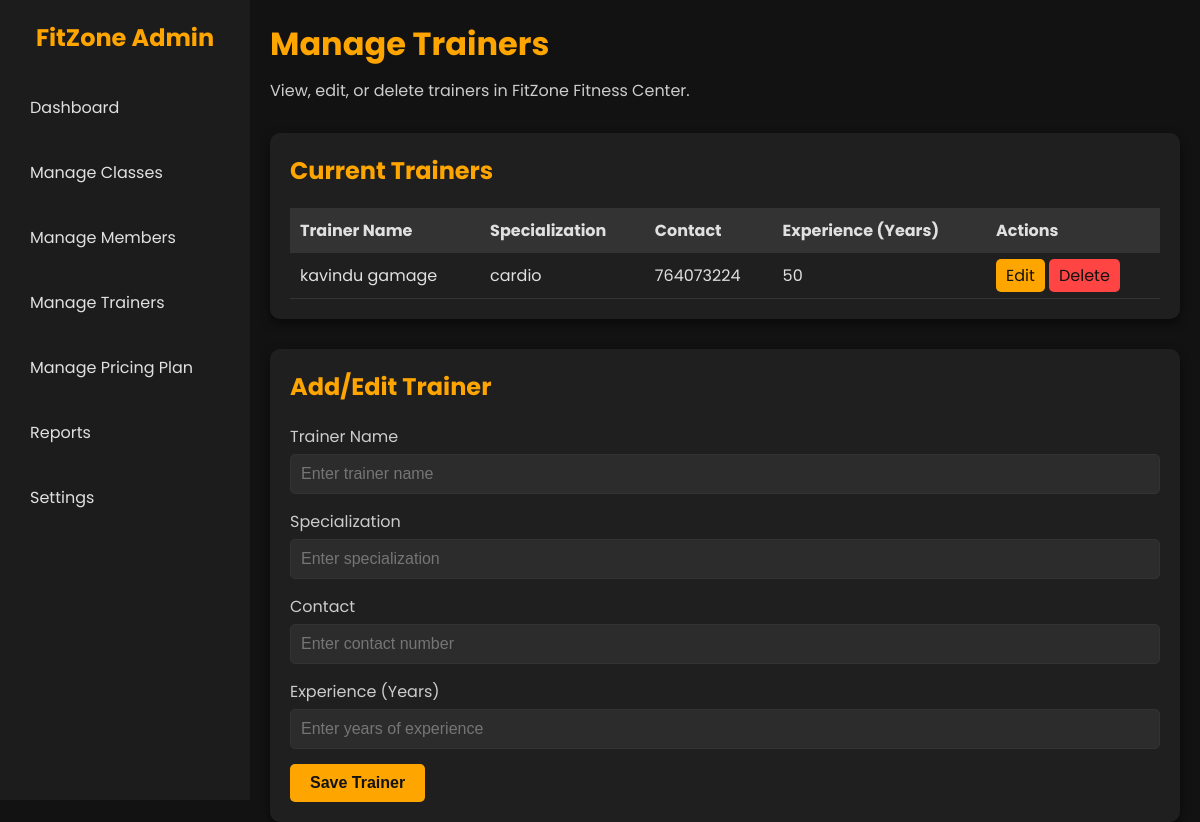
The page /Page/managetrainers.php on the database its author committed.
### tables this page shows
CREATE TABLE IF NOT EXISTS `tra` (
  `tra_id` int NOT NULL AUTO_INCREMENT,
  `tra_name` varchar(250) NOT NULL,
  `tra_speci` varchar(100) NOT NULL,
  `contact` int NOT NULL,
  `year` int NOT NULL,
  PRIMARY KEY (`tra_id`)
);

### Page/managetrainers.php (the view, shortened to what this page needs)
<?php
include("dbconnect.php");
?>
<!DOCTYPE html>
<html lang="en">
<head>
    <link rel="stylesheet" href="styles.css">
</head>
<body>
    <div class="dashboard">
    <?php
	    include("adminheader.php");
    ?>
        <div class="main-content">
            <header class="header">
                <h1>Manage Trainers</h1>
                <p>View, edit, or delete trainers in FitZone Fitness Center.</p>
            </header>
            <section class="table-section">
                <h2>Current Trainers</h2>
                <table>
                    <thead>
                        <tr>
                            <th>Trainer Name</th>
                            <th>Specialization</th>
                            <th>Contact</th>
                            <th>Experience (Years)</th>
                            <th>Actions</th>
                        </tr>
                    </thead>
                    <tbody>
                        <?php
                        $query = "SELECT * FROM tra";
                        $result = mysqli_query($con, $query);
                        if ($result) {
                            while ($row = mysqli_fetch_assoc($result)) {
                                echo "<tr>
                                        <td>{$row['tra_name']}</td>
                                        <td>{$row['tra_speci']}</td>
                                        <td>{$row['contact']}</td>
                                        <td>{$row['year']}</td>
                                        <td>
                                             <a href='edittrainer.php?tra_id={$row['tra_id']}' class='btn-edit'>Edit</a>
                                            <a href='deletetrainer.php?tra_id={$row['tra_id']}' class='btn-delete'>Delete</a>
                                        </td>
                                    </tr>";
                            }
                        }
                        ?>
                    </tbody>
                </table>
            </section>
            <section class="form-section">
                <h2>Add/Edit Trainer</h2>
                <form action="#" method="post">
                    <div class="form-group">
                        <label for="trainer-name">Trainer Name</label>
                        <input type="text" id="trainer-name" name="trainer-name" placeholder="Enter trainer name" required>
                    </div>
                    <div class="form-group">
                        <label for="specialization">Specialization</label>
                        <input type="text" id="specialization" name="specialization" placeholder="Enter specialization" required>
                    </div>
                    <div class="form-group">
                        <label for="contact">Contact</label>
                        <input type="text" id="contact" name="contact" placeholder="Enter contact number" required>
                    </div>
                    <div class="form-group">
                        <label for="experience">Experience (Years)</label>
                        <input type="number" id="experience" name="experience" placeholder="Enter years of experience" required>
                    </div>
                    <button name="submit" type="submit" class="submit-btn">Save Trainer</button>
                </form>
            </section>
        </div>
    </div>
</body>
</html>

### Styles/styles.css (style rules this page uses)
:root { --primary-color: #111317; --primary-color-light: #1f2125; --primary-color-extra-light: #35373b; --secondary-color: #f9ac54; --secondary-color-dark: #d79447; --text-light: #d1d5db; --white: #ffffff; --max-width: 1200px; }
* { padding: 0; margin: 0; box-sizing: border-box; }
a { text-decoration: none; }
body { font-family: "Poppins", sans-serif; background-color: var(--primary-color); }

### Page/managetrainers.php (style rules this page uses)
* { margin: 0; padding: 0; box-sizing: border-box; }
body { font-family: 'Poppins', sans-serif; background-color: #121212; color: #e0e0e0; }
.dashboard { display: flex; height: 100vh; }
.main-content { flex: 1; padding: 20px; }
.header h1 { font-size: 2rem; margin-bottom: 10px; color: #ffa500; }
.header p { font-size: 1rem; color: #cccccc; }
.table-section { background-color: #1f1f1f; padding: 20px; border-radius: 10px; box-shadow: 0 4px 10px rgba(0, 0, 0, 0.5); margin-bottom: 30px; }
.table-section h2 { font-size: 1.5rem; margin-bottom: 20px; color: #ffa500; }
table { width: 100%; border-collapse: collapse; color: #e0e0e0; }
thead th { text-align: left; background-color: #333; padding: 10px; }
tbody td { padding: 10px; border-bottom: 1px solid #333; }
.btn-edit { background: #ffa500; color: #121212; border: none; padding: 5px 10px; border-radius: 5px; cursor: pointer; }
.btn-delete { background: #ff4444; color: #121212; border: none; padding: 5px 10px; border-radius: 5px; cursor: pointer; }
.form-section { background-color: #1f1f1f; padding: 20px; border-radius: 10px; box-shadow: 0 4px 10px rgba(0, 0, 0, 0.5); }
.form-section h2 { font-size: 1.5rem; margin-bottom: 20px; color: #ffa500; }
.form-group { margin-bottom: 15px; }
.form-group label { display: block; font-size: 1rem; margin-bottom: 5px; color: #cccccc; }
.form-group input { width: 100%; padding: 10px; border: 1px solid #333; border-radius: 5px; background: #2c2c2c; color: #e0e0e0; font-size: 1rem; }
.submit-btn { display: inline-block; background: #ffa500; color: #121212; padding: 10px 20px; border: none; border-radius: 5px; font-size: 1rem; font-weight: bold; cursor: pointer; transition: background 0.3s ease, transform 0.2s ease; }

### Page/adminheader.php (style rules this page uses)
* { margin: 0; padding: 0; box-sizing: border-box; }
body { font-family: 'Poppins', sans-serif; background-color: #121212; color: #e0e0e0; }
.dashboard { display: flex; height: 100vh; }
.main-content { flex: 1; padding: 20px; }
.header { margin-bottom: 30px; }
.header h1 { font-size: 2rem; margin-bottom: 10px; color: #ffa500; }
.header p { font-size: 1rem; color: #cccccc; }
.table-section { background-color: #1f1f1f; padding: 20px; border-radius: 10px; box-shadow: 0 4px 10px rgba(0, 0, 0, 0.5); }
.table-section h2 { font-size: 1.5rem; margin-bottom: 20px; color: #ffa500; }
table { width: 100%; border-collapse: collapse; color: #e0e0e0; }
thead th { text-align: left; background-color: #333; padding: 10px; }
tbody td { padding: 10px; border-bottom: 1px solid #333; }

### rows shown on the page
tra: tra_name "kavindu gamage", tra_speci "cardio", contact "764073224", year "50"
